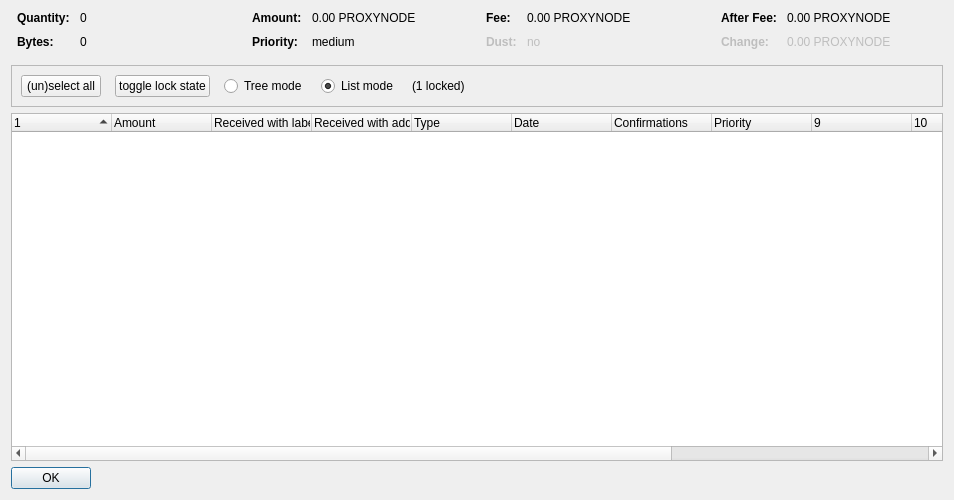
<?xml version="1.0" encoding="UTF-8"?>
<ui version="4.0">
 <class>CoinControlDialog</class>
 <widget class="QDialog" name="CoinControlDialog">
  <property name="geometry">
   <rect>
    <x>0</x>
    <y>0</y>
    <width>954</width>
    <height>500</height>
   </rect>
  </property>
  <property name="windowTitle">
   <string>Coin Selection</string>
  </property>
  <layout class="QVBoxLayout" name="verticalLayout">
   <item>
    <layout class="QHBoxLayout" name="horizontalLayoutTop" stretch="0,0,0,0">
     <property name="topMargin">
      <number>0</number>
     </property>
     <property name="bottomMargin">
      <number>10</number>
     </property>
     <item>
      <layout class="QFormLayout" name="formLayoutCoinControl1">
       <property name="horizontalSpacing">
        <number>10</number>
       </property>
       <property name="verticalSpacing">
        <number>10</number>
       </property>
       <property name="leftMargin">
        <number>6</number>
       </property>
       <property name="rightMargin">
        <number>6</number>
       </property>
       <item row="0" column="0">
        <widget class="QLabel" name="labelCoinControlQuantityText">
         <property name="font">
          <font>
           <weight>75</weight>
           <bold>true</bold>
          </font>
         </property>
         <property name="text">
          <string>Quantity:</string>
         </property>
        </widget>
       </item>
       <item row="0" column="1">
        <widget class="QLabel" name="labelCoinControlQuantity">
         <property name="cursor">
          <cursorShape>IBeamCursor</cursorShape>
         </property>
         <property name="contextMenuPolicy">
          <enum>Qt::ActionsContextMenu</enum>
         </property>
         <property name="text">
          <string notr="true">0</string>
         </property>
         <property name="textInteractionFlags">
          <set>Qt::LinksAccessibleByMouse|Qt::TextSelectableByKeyboard|Qt::TextSelectableByMouse</set>
         </property>
        </widget>
       </item>
       <item row="1" column="0">
        <widget class="QLabel" name="labelCoinControlBytesText">
         <property name="font">
          <font>
           <weight>75</weight>
           <bold>true</bold>
          </font>
         </property>
         <property name="text">
          <string>Bytes:</string>
         </property>
        </widget>
       </item>
       <item row="1" column="1">
        <widget class="QLabel" name="labelCoinControlBytes">
         <property name="cursor">
          <cursorShape>IBeamCursor</cursorShape>
         </property>
         <property name="contextMenuPolicy">
          <enum>Qt::ActionsContextMenu</enum>
         </property>
         <property name="text">
          <string notr="true">0</string>
         </property>
         <property name="textInteractionFlags">
          <set>Qt::LinksAccessibleByMouse|Qt::TextSelectableByKeyboard|Qt::TextSelectableByMouse</set>
         </property>
        </widget>
       </item>
      </layout>
     </item>
     <item>
      <layout class="QFormLayout" name="formLayoutCoinControl2">
       <property name="horizontalSpacing">
        <number>10</number>
       </property>
       <property name="verticalSpacing">
        <number>10</number>
       </property>
       <property name="leftMargin">
        <number>6</number>
       </property>
       <property name="rightMargin">
        <number>6</number>
       </property>
       <item row="0" column="0">
        <widget class="QLabel" name="labelCoinControlAmountText">
         <property name="font">
          <font>
           <weight>75</weight>
           <bold>true</bold>
          </font>
         </property>
         <property name="text">
          <string>Amount:</string>
         </property>
        </widget>
       </item>
       <item row="0" column="1">
        <widget class="QLabel" name="labelCoinControlAmount">
         <property name="cursor">
          <cursorShape>IBeamCursor</cursorShape>
         </property>
         <property name="contextMenuPolicy">
          <enum>Qt::ActionsContextMenu</enum>
         </property>
         <property name="text">
          <string notr="true">0.00 PROXYNODE</string>
         </property>
         <property name="textInteractionFlags">
          <set>Qt::LinksAccessibleByMouse|Qt::TextSelectableByKeyboard|Qt::TextSelectableByMouse</set>
         </property>
        </widget>
       </item>
       <item row="1" column="0">
        <widget class="QLabel" name="labelCoinControlPriorityText">
         <property name="font">
          <font>
           <weight>75</weight>
           <bold>true</bold>
          </font>
         </property>
         <property name="text">
          <string>Priority:</string>
         </property>
        </widget>
       </item>
       <item row="1" column="1">
        <widget class="QLabel" name="labelCoinControlPriority">
         <property name="cursor">
          <cursorShape>IBeamCursor</cursorShape>
         </property>
         <property name="contextMenuPolicy">
          <enum>Qt::ActionsContextMenu</enum>
         </property>
         <property name="text">
          <string>medium</string>
         </property>
         <property name="textInteractionFlags">
          <set>Qt::LinksAccessibleByMouse|Qt::TextSelectableByKeyboard|Qt::TextSelectableByMouse</set>
         </property>
        </widget>
       </item>
      </layout>
     </item>
     <item>
      <layout class="QFormLayout" name="formLayoutCoinControl3">
       <property name="horizontalSpacing">
        <number>10</number>
       </property>
       <property name="verticalSpacing">
        <number>10</number>
       </property>
       <property name="leftMargin">
        <number>6</number>
       </property>
       <property name="rightMargin">
        <number>6</number>
       </property>
       <item row="0" column="0">
        <widget class="QLabel" name="labelCoinControlFeeText">
         <property name="font">
          <font>
           <weight>75</weight>
           <bold>true</bold>
          </font>
         </property>
         <property name="text">
          <string>Fee:</string>
         </property>
        </widget>
       </item>
       <item row="0" column="1">
        <widget class="QLabel" name="labelCoinControlFee">
         <property name="cursor">
          <cursorShape>IBeamCursor</cursorShape>
         </property>
         <property name="contextMenuPolicy">
          <enum>Qt::ActionsContextMenu</enum>
         </property>
         <property name="text">
          <string notr="true">0.00 PROXYNODE</string>
         </property>
         <property name="textInteractionFlags">
          <set>Qt::LinksAccessibleByMouse|Qt::TextSelectableByKeyboard|Qt::TextSelectableByMouse</set>
         </property>
        </widget>
       </item>
       <item row="1" column="0">
        <widget class="QLabel" name="labelCoinControlLowOutputText">
         <property name="enabled">
          <bool>false</bool>
         </property>
         <property name="font">
          <font>
           <weight>75</weight>
           <bold>true</bold>
          </font>
         </property>
         <property name="text">
          <string>Dust:</string>
         </property>
        </widget>
       </item>
       <item row="1" column="1">
        <widget class="QLabel" name="labelCoinControlLowOutput">
         <property name="enabled">
          <bool>false</bool>
         </property>
         <property name="cursor">
          <cursorShape>IBeamCursor</cursorShape>
         </property>
         <property name="contextMenuPolicy">
          <enum>Qt::ActionsContextMenu</enum>
         </property>
         <property name="text">
          <string>no</string>
         </property>
         <property name="textInteractionFlags">
          <set>Qt::LinksAccessibleByMouse|Qt::TextSelectableByKeyboard|Qt::TextSelectableByMouse</set>
         </property>
        </widget>
       </item>
      </layout>
     </item>
     <item>
      <layout class="QFormLayout" name="formLayoutCoinControl4">
       <property name="horizontalSpacing">
        <number>10</number>
       </property>
       <property name="verticalSpacing">
        <number>10</number>
       </property>
       <property name="leftMargin">
        <number>6</number>
       </property>
       <property name="rightMargin">
        <number>6</number>
       </property>
       <item row="0" column="0">
        <widget class="QLabel" name="labelCoinControlAfterFeeText">
         <property name="font">
          <font>
           <weight>75</weight>
           <bold>true</bold>
          </font>
         </property>
         <property name="text">
          <string>After Fee:</string>
         </property>
        </widget>
       </item>
       <item row="0" column="1">
        <widget class="QLabel" name="labelCoinControlAfterFee">
         <property name="cursor">
          <cursorShape>IBeamCursor</cursorShape>
         </property>
         <property name="contextMenuPolicy">
          <enum>Qt::ActionsContextMenu</enum>
         </property>
         <property name="text">
          <string notr="true">0.00 PROXYNODE</string>
         </property>
         <property name="textInteractionFlags">
          <set>Qt::LinksAccessibleByMouse|Qt::TextSelectableByKeyboard|Qt::TextSelectableByMouse</set>
         </property>
        </widget>
       </item>
       <item row="1" column="0">
        <widget class="QLabel" name="labelCoinControlChangeText">
         <property name="enabled">
          <bool>false</bool>
         </property>
         <property name="font">
          <font>
           <weight>75</weight>
           <bold>true</bold>
          </font>
         </property>
         <property name="text">
          <string>Change:</string>
         </property>
        </widget>
       </item>
       <item row="1" column="1">
        <widget class="QLabel" name="labelCoinControlChange">
         <property name="enabled">
          <bool>false</bool>
         </property>
         <property name="cursor">
          <cursorShape>IBeamCursor</cursorShape>
         </property>
         <property name="contextMenuPolicy">
          <enum>Qt::ActionsContextMenu</enum>
         </property>
         <property name="text">
          <string notr="true">0.00 PROXYNODE</string>
         </property>
         <property name="textInteractionFlags">
          <set>Qt::LinksAccessibleByMouse|Qt::TextSelectableByKeyboard|Qt::TextSelectableByMouse</set>
         </property>
        </widget>
       </item>
      </layout>
     </item>
    </layout>
   </item>
   <item>
    <widget class="QFrame" name="frame">
     <property name="minimumSize">
      <size>
       <width>0</width>
       <height>40</height>
      </size>
     </property>
     <property name="frameShape">
      <enum>QFrame::StyledPanel</enum>
     </property>
     <property name="frameShadow">
      <enum>QFrame::Sunken</enum>
     </property>
     <layout class="QHBoxLayout" name="horizontalLayout">
      <item>
       <layout class="QHBoxLayout" name="horizontalLayoutPanel" stretch="0,0,0,0,0,0">
        <property name="spacing">
         <number>14</number>
        </property>
        <item>
         <widget class="QPushButton" name="pushButtonSelectAll">
          <property name="sizePolicy">
           <sizepolicy hsizetype="Maximum" vsizetype="Fixed">
            <horstretch>0</horstretch>
            <verstretch>0</verstretch>
           </sizepolicy>
          </property>
          <property name="text">
           <string>(un)select all</string>
          </property>
          <property name="autoDefault">
           <bool>false</bool>
          </property>
         </widget>
        </item>
        <item>
         <widget class="QPushButton" name="pushButtonToggleLock">
          <property name="sizePolicy">
           <sizepolicy hsizetype="Maximum" vsizetype="Fixed">
            <horstretch>0</horstretch>
            <verstretch>0</verstretch>
           </sizepolicy>
          </property>
          <property name="text">
           <string>toggle lock state</string>
          </property>
          <property name="autoDefault">
           <bool>false</bool>
          </property>
         </widget>
        </item>
        <item>
         <widget class="QRadioButton" name="radioTreeMode">
          <property name="sizePolicy">
           <sizepolicy hsizetype="Maximum" vsizetype="Fixed">
            <horstretch>0</horstretch>
            <verstretch>0</verstretch>
           </sizepolicy>
          </property>
          <property name="text">
           <string>Tree mode</string>
          </property>
         </widget>
        </item>
        <item>
         <widget class="QRadioButton" name="radioListMode">
          <property name="sizePolicy">
           <sizepolicy hsizetype="Maximum" vsizetype="Fixed">
            <horstretch>0</horstretch>
            <verstretch>0</verstretch>
           </sizepolicy>
          </property>
          <property name="text">
           <string>List mode</string>
          </property>
          <property name="checked">
           <bool>true</bool>
          </property>
         </widget>
        </item>
        <item>
         <widget class="QLabel" name="labelLocked">
          <property name="text">
           <string>(1 locked)</string>
          </property>
         </widget>
        </item>
        <item>
         <spacer name="horizontalSpacer">
          <property name="orientation">
           <enum>Qt::Horizontal</enum>
          </property>
          <property name="sizeHint" stdset="0">
           <size>
            <width>40</width>
            <height>20</height>
           </size>
          </property>
         </spacer>
        </item>
       </layout>
      </item>
     </layout>
    </widget>
   </item>
   <item>
    <widget class="CoinControlTreeWidget" name="treeWidget">
     <property name="contextMenuPolicy">
      <enum>Qt::CustomContextMenu</enum>
     </property>
     <property name="sortingEnabled">
      <bool>false</bool>
     </property>
     <property name="columnCount">
      <number>13</number>
     </property>
     <attribute name="headerShowSortIndicator" stdset="0">
      <bool>true</bool>
     </attribute>
     <attribute name="headerStretchLastSection">
      <bool>false</bool>
     </attribute>
     <column>
      <property name="text">
       <string/>
      </property>
     </column>
     <column>
      <property name="text">
       <string>Amount</string>
      </property>
     </column>
     <column>
      <property name="text">
       <string>Received with label</string>
      </property>
     </column>
     <column>
      <property name="text">
       <string>Received with address</string>
      </property>
     </column>
     <column>
      <property name="text">
	<string>Type</string>
      </property>
     </column>
     <column>
      <property name="text">	 
       <string>Date</string>
      </property>
     </column>
     <column>
      <property name="text">
       <string>Confirmations</string>
      </property>
      <property name="toolTip">
       <string>Confirmed</string>
      </property>
     </column>
     <column>
      <property name="text">
       <string>Priority</string>
      </property>
     </column>
     <column>
      <property name="text">
       <string/>
      </property>
     </column>
     <column>
      <property name="text">
       <string/>
      </property>
     </column>
     <column>
      <property name="text">
       <string/>
      </property>
     </column>
     <column>
      <property name="text">
       <string/>
      </property>
     </column>
     <column>
      <property name="text">
       <string/>
      </property>
     </column>
    </widget>
   </item>
   <item>
    <widget class="QDialogButtonBox" name="buttonBox">
     <property name="sizePolicy">
      <sizepolicy hsizetype="Maximum" vsizetype="Fixed">
       <horstretch>0</horstretch>
       <verstretch>0</verstretch>
      </sizepolicy>
     </property>
     <property name="orientation">
      <enum>Qt::Horizontal</enum>
     </property>
     <property name="standardButtons">
      <set>QDialogButtonBox::Ok</set>
     </property>
    </widget>
   </item>
  </layout>
 </widget>
 <customwidgets>
  <customwidget>
   <class>CoinControlTreeWidget</class>
   <extends>QTreeWidget</extends>
   <header>coincontroltreewidget.h</header>
  </customwidget>
 </customwidgets>
 <resources/>
 <connections/>
</ui>
